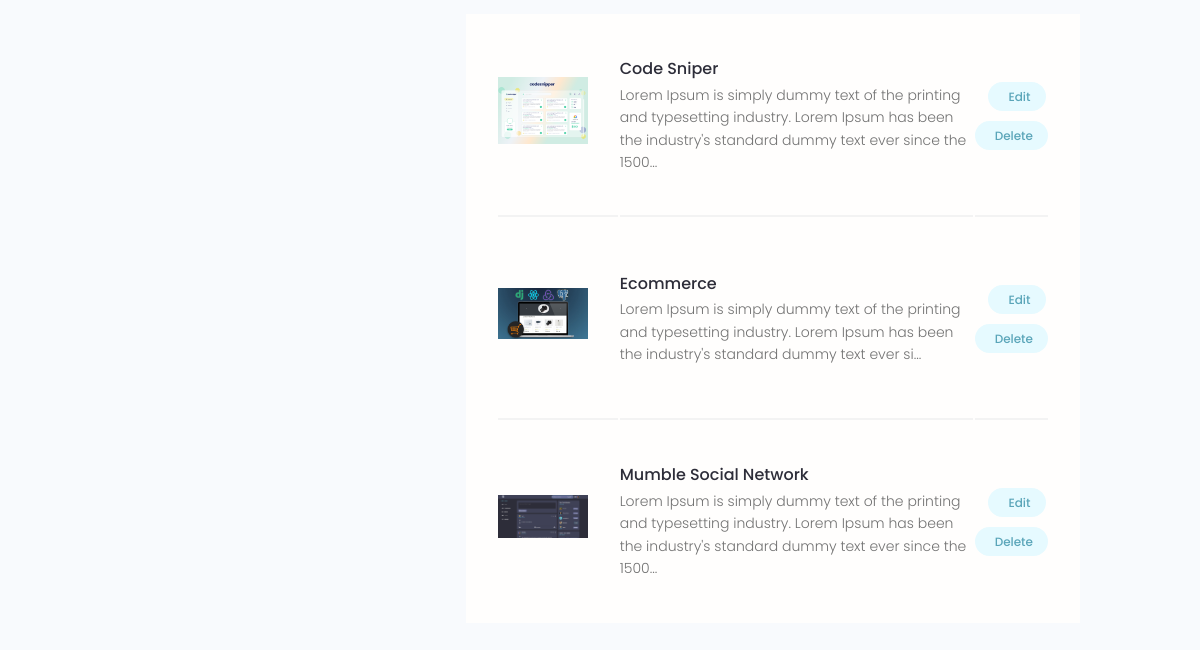
Before: /account/ (signed in, lower part) with the older database file.
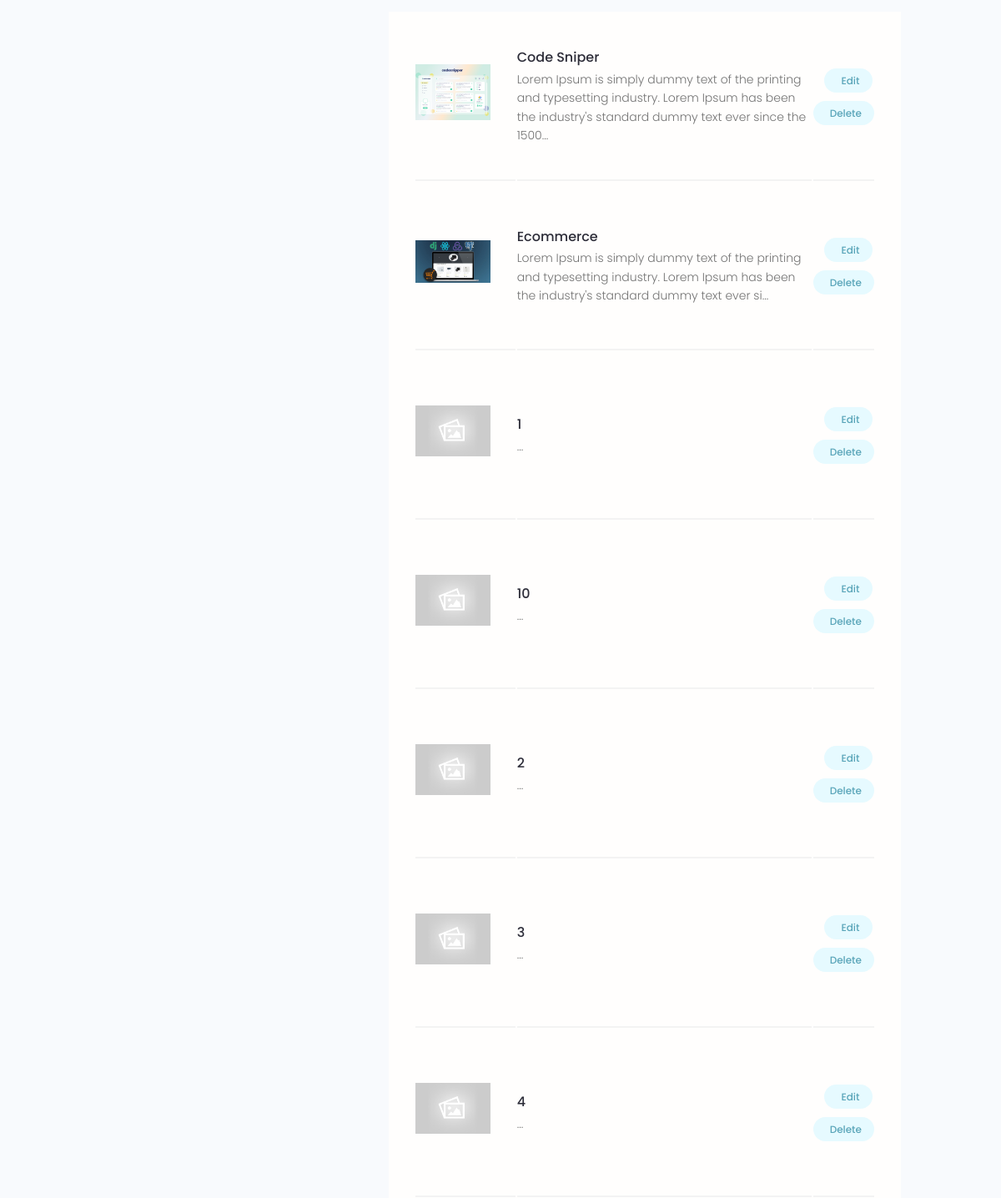
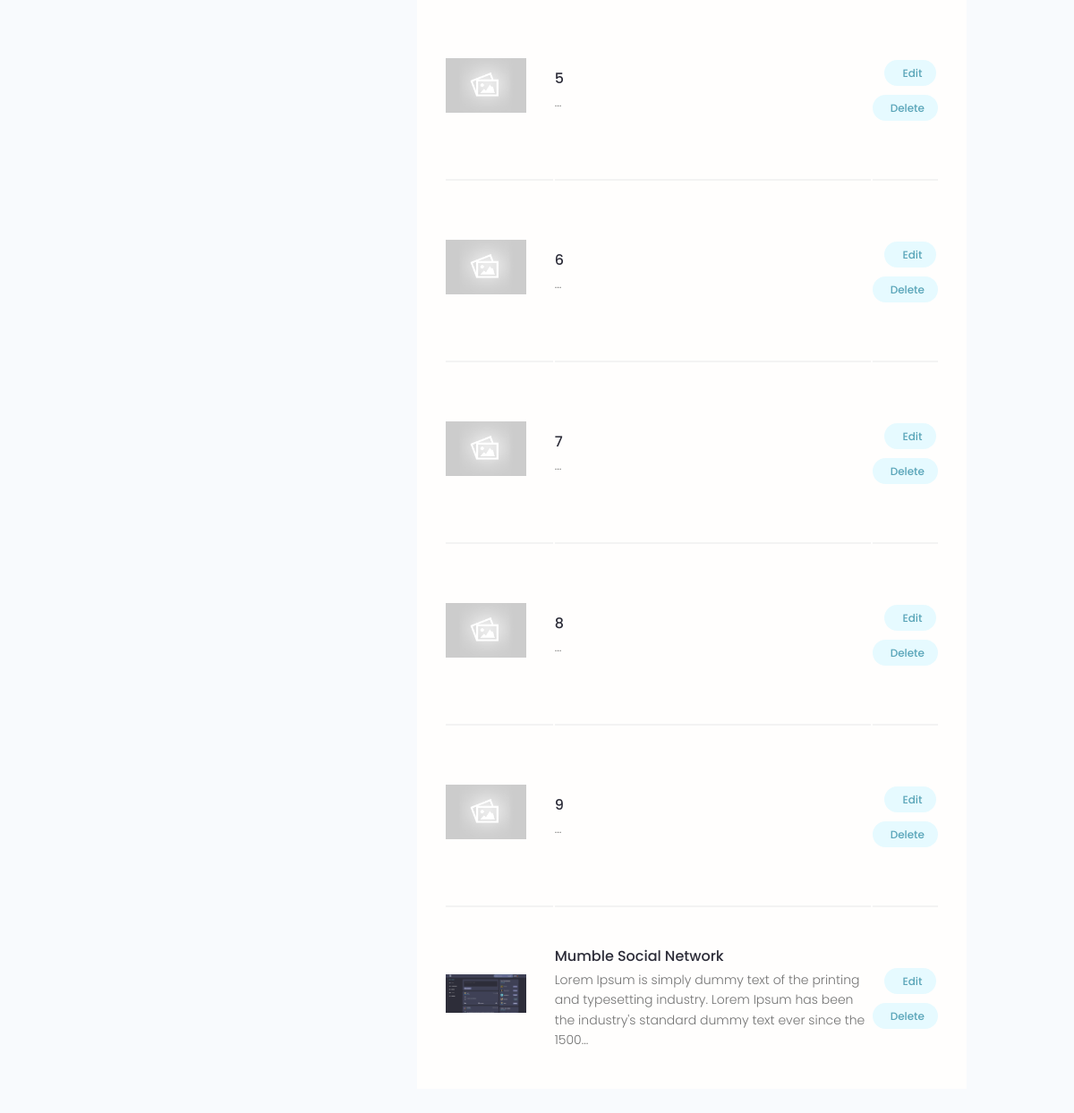
After: the same page with the newer database file (2 pictures, top to bottom).
### projects/models.py (models this page shows, shortened)
class Project(models.Model):
    owner = models.ForeignKey(Profile, null=True, blank=True, on_delete=models.SET_NULL)
    title = models.CharField(max_length=100)
    description = models.TextField(null=True, blank=True)
    featured_image = models.ImageField(null=True, blank=True, default='default.jpg')
    demo_link = models.CharField(max_length=2000, null=True, blank=True)
    source_link = models.CharField(max_length=2000, null=True, blank=True)
    vote_total = models.IntegerField(default=0, null=True, blank=True)
    vote_ratio = models.IntegerField(default=0, null=True, blank=True)
    tags = models.ManyToManyField('Tag', blank=True)
    created = models.DateTimeField(auto_now_add=True)
    id = models.UUIDField(default=uuid.uuid4, unique=True, primary_key=True, editable=False)
    class Meta:
        ordering = ['-vote_ratio', '-vote_total', 'title']

### user/views.py (the view)
# urls.py: path('account/', views.userAccount, name="account"),
@login_required(login_url="login")
def userAccount(request):
    profile = request.user.profile
    skills = profile.skill_set.all()
    projects = profile.project_set.all()
    context = {'profile': profile, 'skills': skills, 'projects': projects}
    return render(request, 'user/account.html', context)

### user/templates/user/account.html (shortened to what this page needs)
{% extends 'main.html' %}
{% block content %}
  <main class="settingsPage profile my-md">
    <div class="container">
      <div class="layout">
        <div class="column column--1of3">
        </div>
        <div class="column column--2of3">
          <table class="settings__table">
            {% for project in projects %}
            <tr>
              <td class="settings__thumbnail">
                <a href="{% url 'project' project.id %}"><img src="{{ project.featured_image.url }}" alt="Project Thumbnail" /></a>
              </td>
              <td class="settings__tableInfo">
                <a href="single-project.html">{{project.title}}</a>
                <p>{{project.description|slice:'150'}}...</p>
              </td>
              <td class="settings__tableActions">
                <a class="tag tag--pill tag--main settings__btn" href="{% url 'update-project' project.id %}"> Edit</a>
                <a class="tag tag--pill tag--main settings__btn" href="{% url 'delete-project' project.id %}?next=/account">
                  Delete</a>
              </td>
            {% endfor %}
            </tr>
          </table>
        </div>
      </div>
    </div>
  </main>
{% endblock %}

Changed rows visible on the page:
added Project: featured_image (placeholder picture), title "1"
added Project: featured_image (placeholder picture), title "10"
added Project: featured_image (placeholder picture), title "2"
added Project: featured_image (placeholder picture), title "3"
added Project: featured_image (placeholder picture), title "4"
added Project: featured_image (placeholder picture), title "5"
added Project: featured_image (placeholder picture), title "6"
added Project: featured_image (placeholder picture), title "7"
added Project: featured_image (placeholder picture), title "8"
added Project: featured_image (placeholder picture), title "9"
